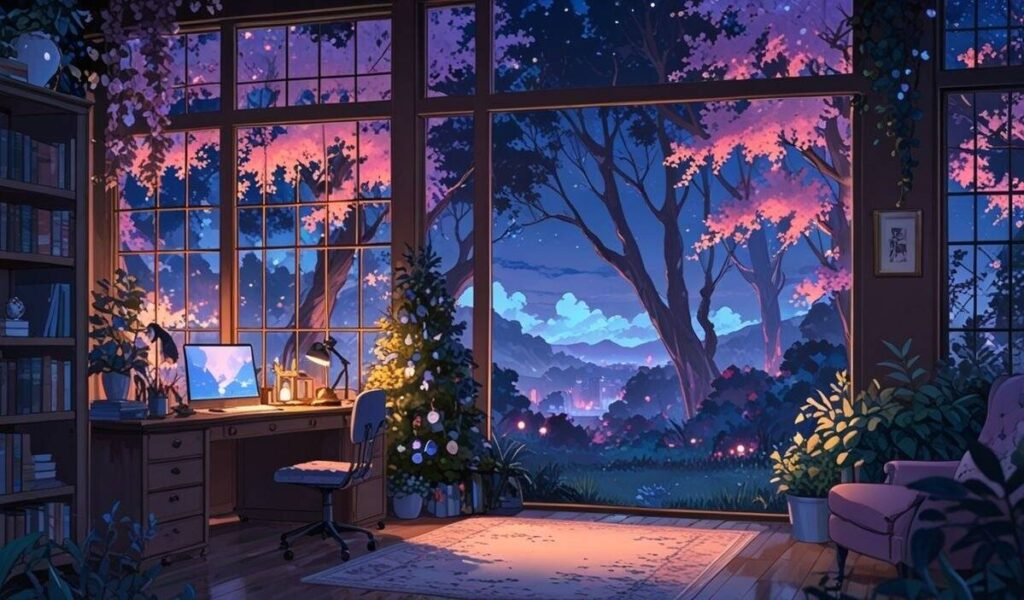
#> input picture practico-2/images/input.jpg, 1024 x 600 px
$ jupyter execute --allow-errors Practico_2_Filtros_y_Deteccion_de_Bordes.ipynb   (shell and % lines are left out)   (older library calls are emulated)
#> lines starting #> are read from the running program, lines starting #| are printed output that depends on the picture
### cvum/cvum/utils.py
import cv2
import numpy as np
from typing import Tuple


def imread_rgb(image_path: str) -> np.ndarray:
    """OpenCV Wrapper to read image in RGB instead of BGR

    Args:
        image_path: image path from where to read image.

    Returns:
        RGB image read from the selected path.
    """

    image = cv2.imread(image_path)
    image = cv2.cvtColor(image, cv2.COLOR_BGR2RGB)

    return image


def add_snp_noise(image: np.ndarray, amount=0.005) -> np.ndarray:
    """Add Salt and Pepper noise to an image

    Args:
        image: 2D Grayscale input image to add noise
        amount: percentage of pixels to distort with salt and pepper noise

    Returns:
        A new image with salt and pepper noise added using the selected amount

    """

    s_vs_p = 0.5
    output_image = np.copy(image)
    # Salt mode
    num_salt = np.ceil(amount * image.size * s_vs_p)
    coords = [np.random.randint(0, i - 1, int(num_salt)) for i in image.shape]
    output_image[tuple(coords)] = 1

    # Pepper mode
    num_pepper = np.ceil(amount * image.size * (1.0 - s_vs_p))
    coords = [np.random.randint(0, i - 1, int(num_pepper)) for i in image.shape]
    output_image[tuple(coords)] = 0

    # print(coords.shape)

    return output_image


# [46 lines left out: functions correlationdot_2D, calculate_image_gradient, not called in this run]

### practico-2/Practico_2_Filtros_y_Deteccion_de_Bordes.ipynb
<a href="https://colab.research.google.com/github/nicolasrondan/cv-um-2025/blob/main/practico-2/Practico_2_Filtros_y_Detecci%C3%B3n_de_Bordes.ipynb" target="_parent"></a>

# **Montar Google Drive**

[cell 1]
#@title
from google.colab import drive
drive.mount('/content/drive')

[cell 2]
%cd /content/drive/MyDrive/computer-vision-um/cv-um-2025/practico-2/

# **Introducción**

Este práctico consta de cuatro partes. Para todas las implementaciones se va a utilzar OpenCV. Los esqueletos de código para los ejercicios van a ser provistos en este Notebook y utilizan python y OpenCV.

1. La primera parte consiste en utilizar las funciones predefinidas de OpenCV para aplicar filtros de difuminado (blur) a una imagen.
2. La segunda parte consiste en implementar una función de convolución y otra de correlación para entender el funcionamiento de dichas funciones.
3. La tercera parte consiste en aplicar un filtro de detección de bordes a una imagen y calcular la magnitud de los bordes.
4. Por último la cuarta parte consiste en detectar rectas en una imagen luego de detectados los bordes.

Todos los archivos necesarios para realizar el práctico están incluidos en el repositorio

# **Parte 1 Filtros**

[cell 3]
import numpy as np
import cv2
from cvum.utils import add_snp_noise
from cvum.utils import imread_rgb
from cvum.utils import correlationdot_2D
import matplotlib.pyplot as plt
import matplotlib as mpl

\**si falla al importar la función `add_snp_noise` reiniciar el runtine y volver a correr*

[cell 4]
mpl.rc('axes.spines',top=False,bottom=False,left=False,right=False);
mpl.rc('axes',facecolor=(1,1,1,0),edgecolor=(1,1,1,0));
mpl.rc(('xtick','ytick'),color=(1,1,1,0));
mpl.rc('figure', figsize=(20,10))

## **Sección 1.1**

Cargar la imagen `um.jpg` convertirla a grayscale agregarle ruido "_salt pepper_".

Se puede utilizar el siguiente código

[cell 5]
image = cv2.imread("images/input.jpg")
#> image is the input picture: shape (600, 1024, 3); mean B, G, R 89.6, 58.6, 65.1
image_gray = cv2.cvtColor(image, cv2.COLOR_BGR2GRAY) / 255.0
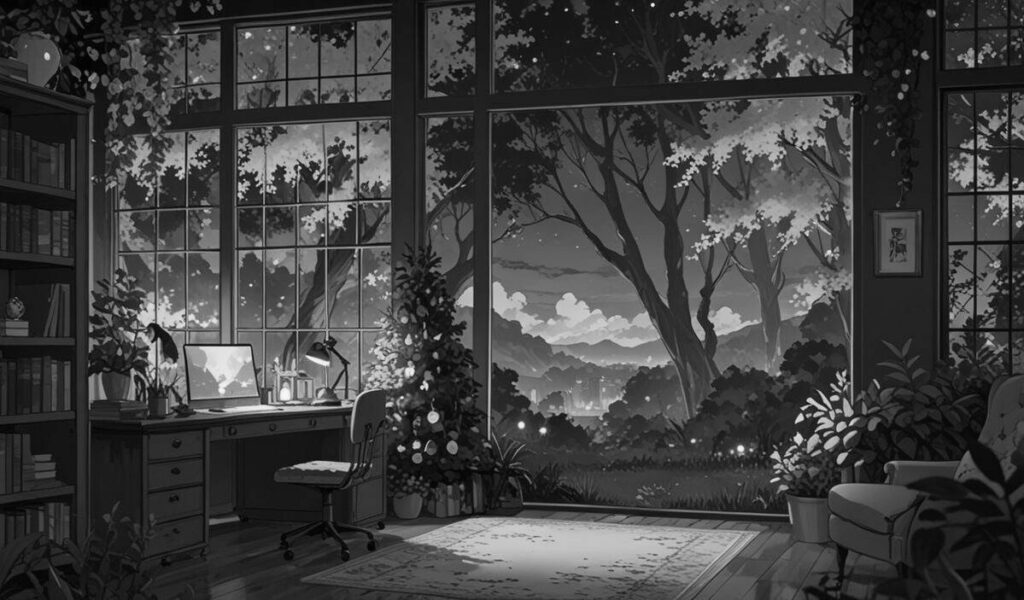
#> image_gray: shape (600, 1024) float64; min 0, max 0.98, mean 0.251
image_gray = image_gray.astype(np.float32)

image_with_noise = add_snp_noise(image_gray, amount=0.01)
#> in add_snp_noise, `output_image[tuple(coords)] = 0`:
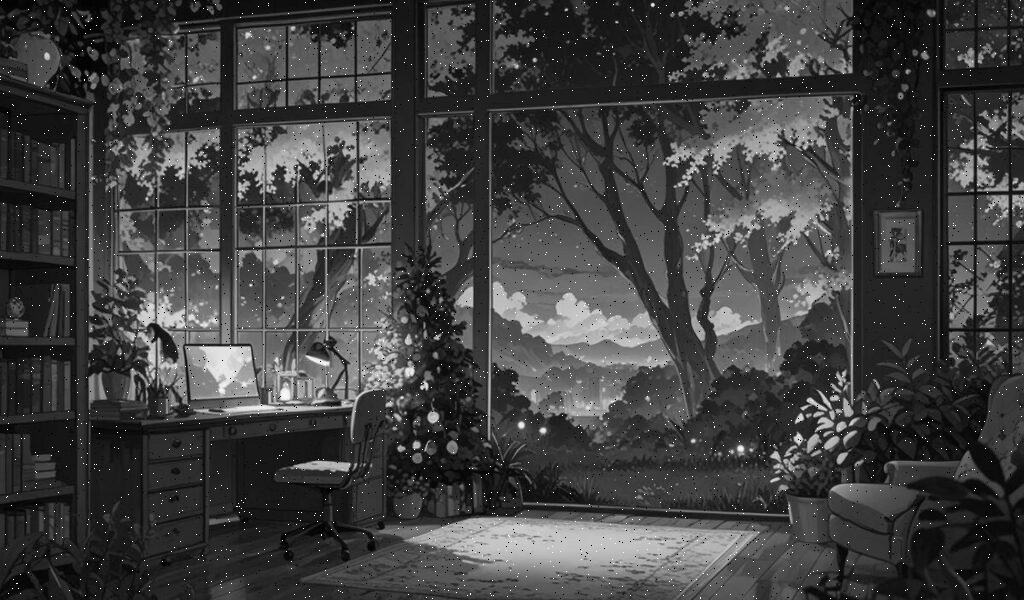
#> output_image: shape (600, 1024) float32; min 0, max 1, mean 0.254
plt.subplot(121)
plt.imshow(image_gray, cmap="gray")
plt.subplot(122)
plt.imshow(image_with_noise, cmap="gray")
plt.show()
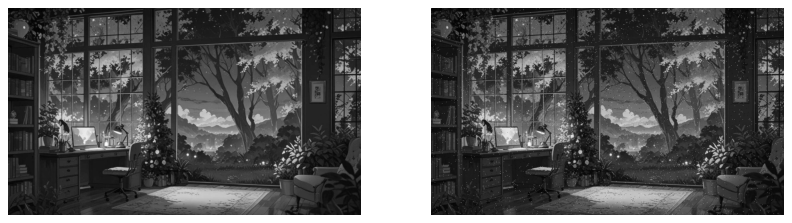
#> figure drawn by matplotlib, 2 panels

## Sección 1.2
Utilizar el siguiente código para generar un filtro del tipo box luego utilizar la función [filter2D](https://docs.opencv.org/3.4/d4/d86/group__imgproc__filter.html#ga27c049795ce870216ddfb366086b5a04) para aplicar el filtro gernerado.

[cell 6]
box_filter = 1 / 9 * np.ones([3, 3])

[cell 7]
image_filtered = cv2.filter2D(image_with_noise, -1, box_filter)
plt.subplot(121)
plt.imshow(image_with_noise, cmap="gray")
plt.subplot(122)
plt.imshow(image_filtered, cmap="gray")
plt.show()

## Sección 1.3
Una vez hecho esto explorar con filtros de tamaño 5×5, 7×7 y observar el tradeoff entre eliminación de ruido y difuminado de la imagen. Intentar identificar si estos filtros agregan artifacts a la imagen.

\**Recordar que los filtros deben estar normalizados*

[cell 8]
### YOUR CODE ####

## Sección 1.4
En esta sección vamos a comprobar si da el mismo resultado aplicar un filtro por correlación y por convolución respectivamente. En particular la función  [filter2D](https://docs.opencv.org/3.4/d4/d86/group__imgproc__filter.html#ga27c049795ce870216ddfb366086b5a04) aplica un filtro utilizando la operación de correlación. Vamos a utilizar [scipy](https://www.scipy.org/) para aplicar una convolución con la función [convolve](https://docs.scipy.org/doc/scipy/reference/generated/scipy.ndimage.convolve.html).

Verificar que en este caso es el mismo resultado. Se puede utilizar la siguiente función para comparar imágenes.

```
# np.linalg.norm(image_correlation - image_convolution)
```

\**Recomendación en ambos casos utilizar borde constante con valor 0 a la hora de definir como completar los valores que no están definidos en la convolución*

[cell 9]
from scipy import ndimage

[cell 10]
### YOUR CODE ###
box_filter = 1 / 9 * np.ones([3, 3])

#> (a cell that did not finish here is left out)

## Sección 1.5
Comparar la salida de un filtro box con la salida de un filtro gaussiano. Para hacer el filtrado con un filtro gausiano se puede utilizar la función [GaussianBlur](https://docs.opencv.org/master/d4/d86/group__imgproc__filter.html#gaabe8c836e97159a9193fb0b11ac52cf1) de OpenCV.

En esta sección se pide visualizar ambas salidas y compararlas

\**Es posible que tengan que guardar las imágenes y descargarlas para visualizar la difrencia enter ellas. Las diferencias se visualizan mejor con un kernel de mayor tamaño*

[cell 12]
#### Your Code ####

## Sección 1.6

Utilizar la función [medianBlur](https://docs.opencv.org/3.4/d4/d86/group__imgproc__filter.html#ga564869aa33e58769b4469101aac458f9) que aplica un filtro de mediana para verificar como elimina el ruido ’*Salt Pepper*’ de la imagen en comparación con el filtrado lineal.

Se sugiere aplicar el filtro de mediana con ventanas de distinto tamaño.

[cell 13]
### YOUR CODE
## Use Integer version of noisy image in this section, medianBlur function only works for kernel size 3,5 for float images.
image_with_noise_int = (image_with_noise * 255).astype(np.uint8)

# Parte 2 Avanzado Filtros **[Opcional]**

Esta parte es similar a la anterior pero es necesario implementar desde cero las funciones de convolución y de correlación en Python. También es necesario implementar diferentes un filtro gaussiano para procesamiento de imágenes.

[cell 14]
## Cargar la siguiente imagen ##
image = cv2.imread("./images/owl.png")
#> (the rest of this cell did not finish here and is left out)

#### Parte 2.1
Comencemos por generar un filtro Gaussiano para hacer blur en una imagen. Para ello vamos a generar tres kernels Gaussianos con σ = {3, 5, 7}.

Utilizando la siguiente formula:

$$
 \begin{equation}
    h(x,y)=\frac{1}{\sqrt{2\pi\sigma^2}}
    \exp\left(-\frac{1}{2\sigma^2}(x^2 + y^2 )
    \right)
   \end{equation}
$$

[cell 15]
# Hacer blur de una image utilizando filtros de diferentes tamaño y simga.
def gaussian_kernel(sigma: int) -> np.ndarray:
    """Generates gaussian kernel given a sigma value.

    Args:
        sigma: std of the gaussian distribution that generates the kernel.

    Returns:
        the generated gaussian kernel.

    """
#> called with sigma = 3
    assert sigma % 2 == 1, "sigma must be an odd number"
    radius = int(np.ceil(3 * sigma))
    # print(r)
    # Generar los filtros 2D gaussianos para sigma = s
    gaussian_kernel = np.zeros([2 * radius + 1, 2 * radius + 1])

    for y in range(-radius, radius + 1):
        for x in range(-radius, radius + 1):
            # Aqui va la formula del filtro GAUSSIANO
            gaussian_kernel[y, x] = 0  # (Los arrays en Python comienzan en el índice 0)

    return gaussian_kernel

[cell 16]
g_3 = gaussian_kernel(3)
g_5 = gaussian_kernel(5)
g_7 = gaussian_kernel(7)

[cell 17]
plt.subplot(131)
plt.imshow(g_3)
plt.subplot(132)
plt.imshow(g_5)
plt.subplot(133)
plt.imshow(g_7)
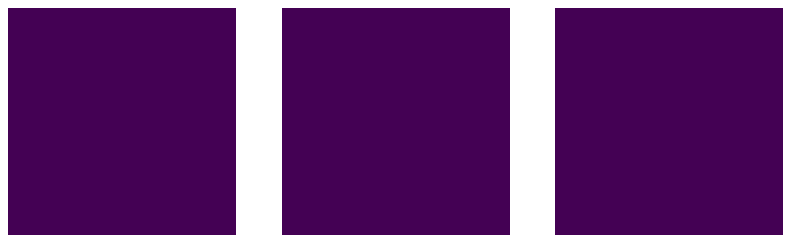
#> figure drawn by matplotlib, 3 panels

### Parte 2.2

Una vez hecho esto vamos a difuminar la imagen de cargada que contiene un buho y visualizar el resultado para cada σ. Para ello va a ser necesario implementar las funciones *correlation_2d* y *convolution_2d*.

Recordemos que la correlación tiene la siguiente formula:
$$
\begin{equation}
    G(x,y) = \sum_{u=-N}^N\sum_{v=-M}^M I(x+u,y+v)h(u,v)
    \end{equation}
$$

Y la convolución tiene la siguiente formula:

$$
\begin{equation}
H(x,y) = \sum_{u=-N}^N\sum_{v=-M}^M I(x-u,y-v)h(u,v)
\end{equation}
$$

#> (a cell that did not finish here is left out)

#> (a cell that did not finish here is left out)

[cell 20]
# Hacer un crop de la imagen para que no demore tanto
small_image_gray = image_gray[20:120, 200:300]
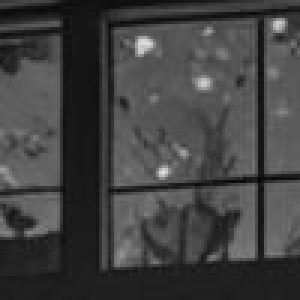
#> small_image_gray: shape (100, 100) float32 (shown 3 times larger); min 0.0196, max 0.89, mean 0.257

# Filtrar las imagenes y visualizarlas
# Por la forma en que implementamos la correlación (4 for loops anidados) este código demora unos minutos
figure, axes = plt.subplots(1, 4, figsize=(24, 6))
# print(axs.shape)
axes[0].imshow(small_image_gray, cmap="gray")
axes[0].set_title("Imagen Original")
#> (the rest of this cell did not finish here and is left out)

#### Parte 2.2 Donde está Wally

Buscando a Wally. La función de correlación se puede utilizar para comparar dos parches de imágenes distintas y ver si coinciden. Si utilizamos la función de correlación es posible encontrar a Wally (`puzzle5_waldo.jpg`) en la imagen del puzle (`puzzle5.jpg`).

Debemos aplicar la función de correlación y buscar el máximo en la activación entre el parche y la imagen.

#> (a cell that did not finish here is left out)

image_puzzle = imread_rgb("images/puzzle5.jpg")

plt.imshow(image_puzzle)
plt.title("Image")
plt.show()

plt.figure(figsize=(1, 1))
plt.imshow(template)
plt.title("Template")

plt.show()

#> (a cell that did not finish here is left out)

#> (a cell that did not finish here is left out)

#### Parte 2.4

Algo no funcionó, no fue posible encontrar a wally? Si el método anterior no funcionó es posible usar la función de correlación cruzada normalizada.

$$
 \begin{equation}
    G(x,y) =\frac{I_{sub}(x,y)-I^{sub}_{mean}}{\left\|I_{sub}(x,y) - I^{sub}_{mean}\right\|} * \frac{h-h_{mean}}{\left\|h-h_{mean}\right\|}
\end{equation}
$$

Donde:

$$\left\|f\right\| = \sqrt{\sum_{u=1}^n\sum_{v=1}^m f(u,v)^2}$$
Es la norma L2 de un parche de la imagen y :

$$f_{mean} = \frac{1}{H\times W} \sum_{x=1}^H\sum_{y=1}^W f(x,y)$$ Es el promedio de dicho parche.

Para esto va a ser necesario implementar la función de correlación cruzada normalizada.

#> (a cell that did not finish here is left out)

#> (a cell that did not finish here is left out)

#> (a cell that did not finish here is left out)

# Parte 3 Detección de Bordes

Esta seccion es vamos a trabajar haciendo detección de bordes con distintos algoritmos.

## Sección 3.1
Ahora hagamos detección de bordes. Se puede comenzar con el siguiente código:

[cell 27]
image = imread_rgb("images/input.jpg")
image_gray = cv2.cvtColor(image, cv2.COLOR_RGB2GRAY) / 255.0

edge_filter = np.array([-1, 0, 1])
edge_filter = edge_filter.reshape(1, 3)
# convertir el filtro a 2D
edge_image_vertical = cv2.filter2D(image_gray, -1, edge_filter)
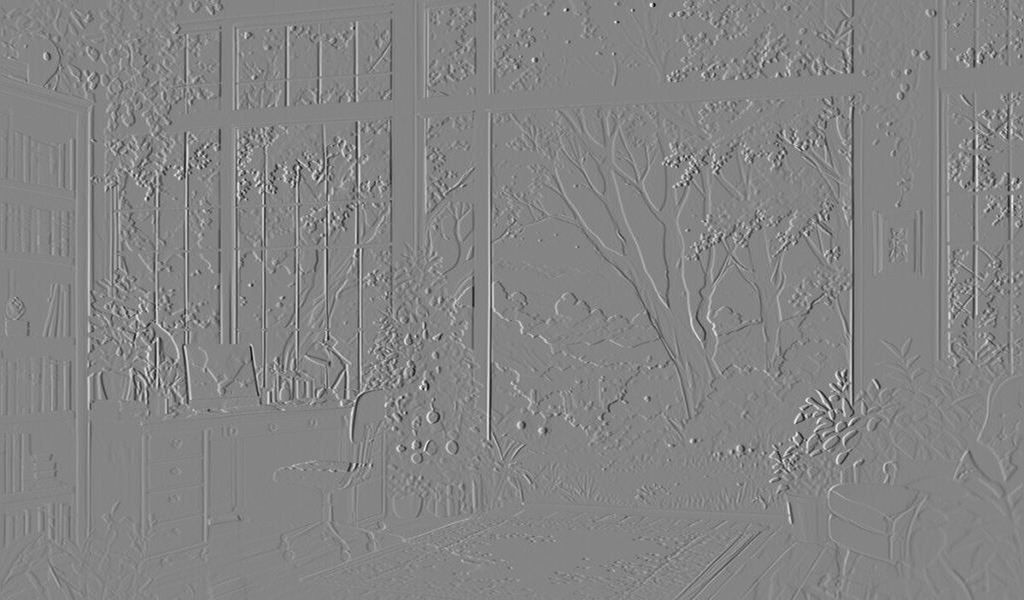
#> edge_image_vertical: shape (600, 1024) float64; min -0.788, max 0.729, mean 0.00011; drawn with min black and max white

plt.imshow(np.concatenate([image_gray, edge_image_vertical], axis=1), cmap="gray", vmin=0, vmax=1)
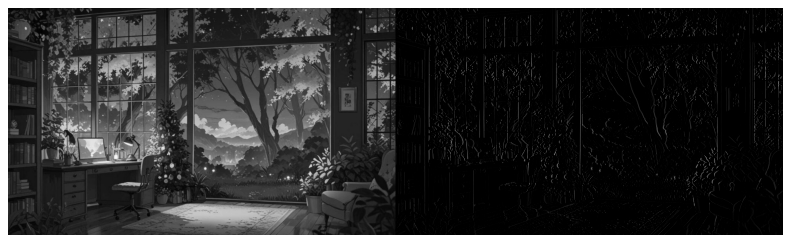
#> figure drawn by matplotlib, 1 panel

## Sección 3.2
Modificar el filtro anterior para detectar bordes horizontales.

[cell 28]
#### YOUR CODE ####

## Sección 3.3
Utilizar las funciones de convolución y correlación para aplicar el filtro. Verificar que los resultados sean distintos

[cell 29]
#### YOUR CODE ####
#edge_image_by_convolution =
#edge_image_by_correlation =

#> (a cell that did not finish here is left out)

## Sección 3.4
Calcular la magnitud de los bordes incluyendo ambas direcciones x e y.
Recordar la formula $$\left\|\nabla f\right\|= \sqrt{\frac{\partial f}{\partial x}^2 + \frac{\partial f}{\partial y}^2}$$

La salida debería ser la siguiente:

[cell 31]
### YOUR CODE ###

## Sección 3.5

Estudiar el comportamiento de hacer la detección de bordes filtrando la imagen con un filtro de difuminado (Box o Gaussiano) previamente. Verificar que es posible eliminar bordes que son ruido o detectar bordes más gruesos si se cambia el tamaño del filtro.

[cell 32]
# YOUR CODE ###

# Parte 4 Detección de Rectas

En esta parte exploraremos como es posible detectar los límites de la calle en la imagen de una carretera. Esto podría ser potencialmente usado en un auto autónomo. En la siguiente sección vamos a hacer detección de bordes y extraer las coordenadas de los bordes a izquierda y derecha de la carretera.

## Sección 4.1
Implementar código para estimar las rectas de la calle utilizando mínimos cuadrados y dibujar el resultado sobre la imagen original. El resultado debería verse de la siguiente manera:

Completar el siguiente código para estimar las rectas de la imagen.

Para hacer el calculo de mínimos cuadrados se puede usar la función [lstsq](https://numpy.org/doc/stable/reference/generated/numpy.linalg.lstsq.html) de numpy

#> (a cell that did not finish here is left out)
